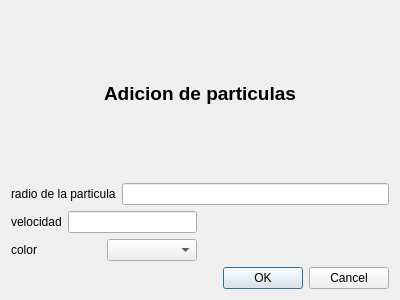
<?xml version="1.0" encoding="UTF-8"?>
<ui version="4.0">
 <class>ventana2</class>
 <widget class="QDialog" name="ventana2">
  <property name="geometry">
   <rect>
    <x>0</x>
    <y>0</y>
    <width>400</width>
    <height>300</height>
   </rect>
  </property>
  <property name="windowTitle">
   <string>Dialog</string>
  </property>
  <layout class="QGridLayout" name="gridLayout">
   <item row="0" column="0" colspan="2">
    <widget class="QLabel" name="label">
     <property name="text">
      <string>&lt;html&gt;&lt;head/&gt;&lt;body&gt;&lt;p align=&quot;center&quot;&gt;&lt;span style=&quot; font-size:14pt; font-weight:700;&quot;&gt;Adicion de particulas&lt;/span&gt;&lt;/p&gt;&lt;/body&gt;&lt;/html&gt;</string>
     </property>
    </widget>
   </item>
   <item row="1" column="0" colspan="2">
    <layout class="QHBoxLayout" name="horizontalLayout">
     <item>
      <widget class="QLabel" name="label_2">
       <property name="text">
        <string>radio de la particula</string>
       </property>
      </widget>
     </item>
     <item>
      <widget class="QLineEdit" name="lineEdit"/>
     </item>
    </layout>
   </item>
   <item row="2" column="0">
    <layout class="QHBoxLayout" name="horizontalLayout_2">
     <item>
      <widget class="QLabel" name="label_3">
       <property name="text">
        <string>velocidad</string>
       </property>
      </widget>
     </item>
     <item>
      <widget class="QLineEdit" name="lineEdit_2"/>
     </item>
    </layout>
   </item>
   <item row="3" column="0">
    <layout class="QHBoxLayout" name="horizontalLayout_3">
     <item>
      <widget class="QLabel" name="label_4">
       <property name="text">
        <string>color</string>
       </property>
      </widget>
     </item>
     <item>
      <widget class="QComboBox" name="comboBox"/>
     </item>
    </layout>
   </item>
   <item row="4" column="1">
    <widget class="QDialogButtonBox" name="buttonBox">
     <property name="standardButtons">
      <set>QDialogButtonBox::Cancel|QDialogButtonBox::Ok</set>
     </property>
    </widget>
   </item>
  </layout>
 </widget>
 <resources/>
 <connections/>
</ui>
